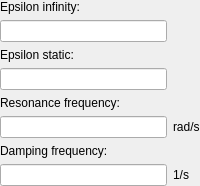
                <widget class="QWidget" name="page_Lorentz">
                 <layout class="QGridLayout" name="gridLayout_7">
                  <property name="leftMargin">
                   <number>0</number>
                  </property>
                  <property name="topMargin">
                   <number>0</number>
                  </property>
                  <property name="rightMargin">
                   <number>0</number>
                  </property>
                  <property name="bottomMargin">
                   <number>0</number>
                  </property>
                  <property name="spacing">
                   <number>6</number>
                  </property>
                  <item row="3" column="0">
                   <widget class="QLineEdit" name="lineEdit_ElEpsilonStatic1_3"/>
                  </item>
                  <item row="6" column="0">
                   <widget class="QLabel" name="label_36">
                    <property name="text">
                     <string>Damping frequency:</string>
                    </property>
                   </widget>
                  </item>
                  <item row="4" column="0">
                   <widget class="QLabel" name="label_35">
                    <property name="text">
                     <string>Resonance frequency:</string>
                    </property>
                   </widget>
                  </item>
                  <item row="5" column="1">
                   <widget class="QLabel" name="label_51">
                    <property name="text">
                     <string>rad/s</string>
                    </property>
                   </widget>
                  </item>
                  <item row="0" column="0">
                   <widget class="QLabel" name="label_33">
                    <property name="text">
                     <string>Epsilon infinity:</string>
                    </property>
                   </widget>
                  </item>
                  <item row="5" column="0">
                   <widget class="QLineEdit" name="lineEdit_ElResonanceFrequency"/>
                  </item>
                  <item row="7" column="0">
                   <widget class="QLineEdit" name="lineEdit_ElDampingFrequency"/>
                  </item>
                  <item row="1" column="0">
                   <widget class="QLineEdit" name="lineEdit_ElEpsilonInfinity_5"/>
                  </item>
                  <item row="2" column="0">
                   <widget class="QLabel" name="label_34">
                    <property name="text">
                     <string>Epsilon static:</string>
                    </property>
                   </widget>
                  </item>
                  <item row="7" column="1">
                   <widget class="QLabel" name="label_52">
                    <property name="text">
                     <string>1/s</string>
                    </property>
                   </widget>
                  </item>
                 </layout>
                </widget>
